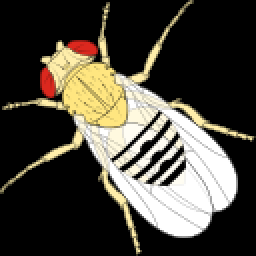
%> input picture CreatePaperFigures/fly.png, 128 x 128 px (shown 2 times larger)
$ octave simpleBenchmark.m   (GNU Octave 9; MATLAB toolbox functions it lacks are replaced by stand-ins)
%> lines starting %> are read from the running program, lines starting %| are printed output that depends on the picture
### CreatePaperFigures/genData.m
clear all;

inputs = randn(2^20,2,'single');
image = single(rot90(imresize(imread('fly.png'),0.5),2))*(2/255) - 1;
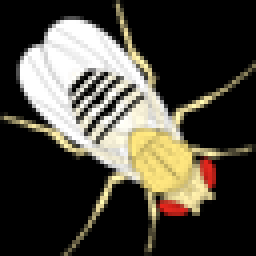
%> image: size 64x64x3 single (shown 4 times larger); mean R, G, B -0.427, -0.459, -0.534; drawn with min black and max white
image = .299*image(:,:,1)+.587*image(:,:,1)+.114*image(:,:,3);
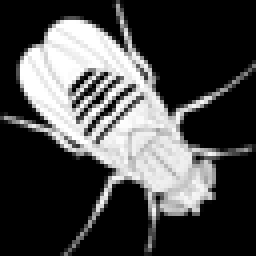
%> image: size 64x64 single (shown 4 times larger); min -1, max 1, mean -0.439; drawn with min black and max white

response(length(inputs),1) = single(0);
for ii = 64:length(inputs)
    inputSnip = inputs(ii-63:ii,1);
    corrMatrix = inputSnip*inputSnip';
    response(ii) = dot(corrMatrix(:),image(:));
end

filename = [fileparts(mfilename('fullpath')) filesep() 'data.mat'];
save(filename,'inputs','response')

### CreatePaperFigures/simpleBenchmark.m
% This benchmark is an easier task that should only take a few minutes to
% complete. It may be an underestimate of GPU performance on larger tasks
dataFilename = [fileparts(mfilename('fullpath')) filesep() 'data.mat'];
if exist(dataFilename,'file')
    load(dataFilename);
else
%> (the run ends here)
